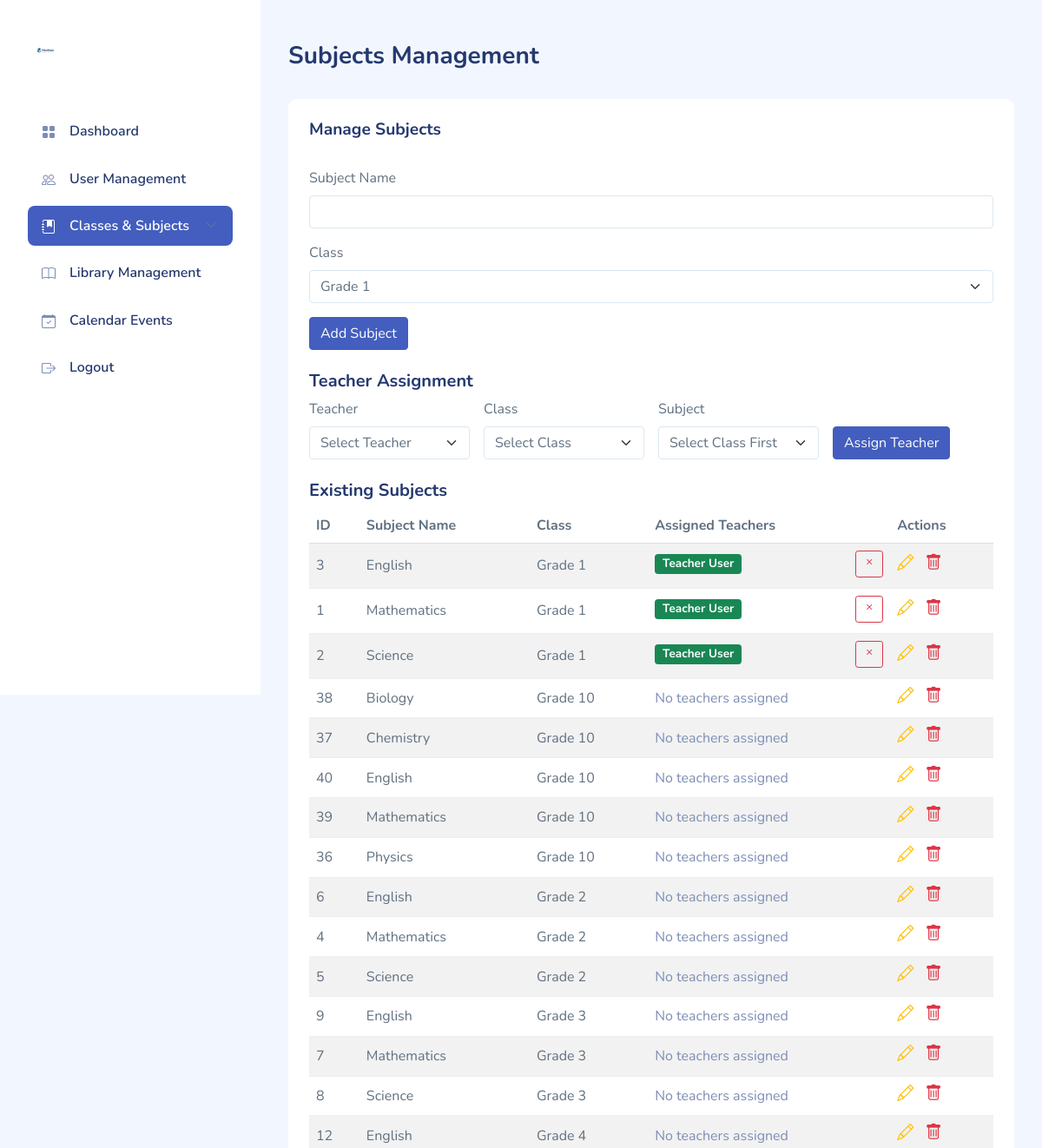
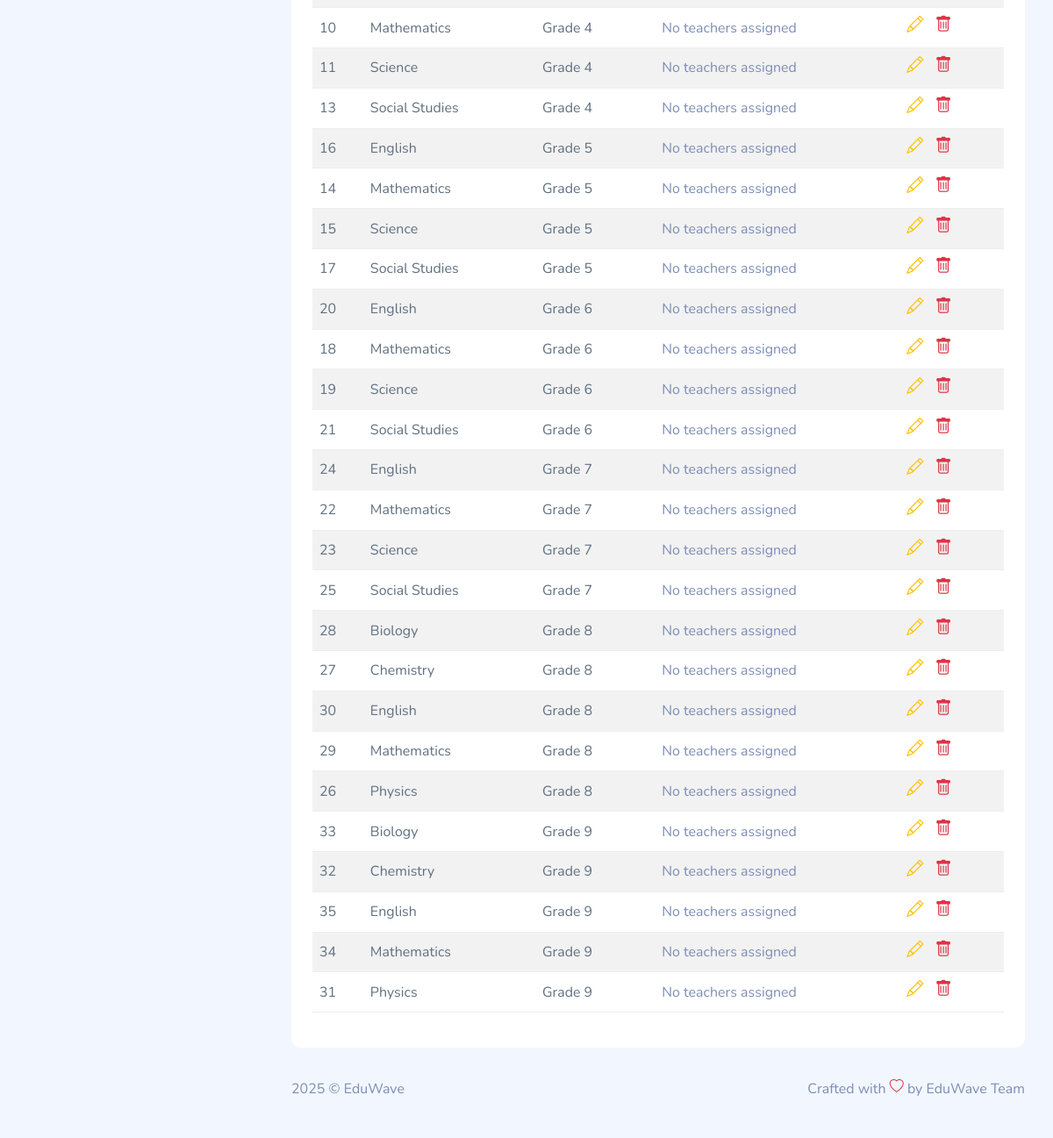
The app's page /admin/subjects.php (signed in) with its own data (2 pictures, top to bottom).
### tables this page shows
CREATE TABLE `subjects` (
  `id` int(11) NOT NULL AUTO_INCREMENT,
  `name` varchar(50) NOT NULL,
  `class_id` int(11) DEFAULT NULL,
  PRIMARY KEY (`id`),
  KEY `class_id` (`class_id`),
  CONSTRAINT `subjects_ibfk_1` FOREIGN KEY (`class_id`) REFERENCES `classes` (`id`) ON DELETE CASCADE
);

CREATE TABLE `classes` (
  `id` int(11) NOT NULL AUTO_INCREMENT,
  `grade_name` varchar(20) NOT NULL,
  `notes` text DEFAULT NULL,
  PRIMARY KEY (`id`)
);

CREATE TABLE `teacher_assignments` (
  `id` int(11) NOT NULL AUTO_INCREMENT,
  `teacher_id` int(11) DEFAULT NULL,
  `class_id` int(11) DEFAULT NULL,
  `subject_id` int(11) DEFAULT NULL,
  PRIMARY KEY (`id`),
  UNIQUE KEY `uniq_teacher_class_subject` (`teacher_id`,`class_id`,`subject_id`),
  KEY `class_id` (`class_id`),
  KEY `subject_id` (`subject_id`),
  CONSTRAINT `teacher_assignments_ibfk_1` FOREIGN KEY (`teacher_id`) REFERENCES `users` (`id`) ON DELETE CASCADE,
  CONSTRAINT `teacher_assignments_ibfk_2` FOREIGN KEY (`class_id`) REFERENCES `classes` (`id`) ON DELETE CASCADE,
  CONSTRAINT `teacher_assignments_ibfk_3` FOREIGN KEY (`subject_id`) REFERENCES `subjects` (`id`) ON DELETE CASCADE
);

CREATE TABLE `users` (
  `id` int(11) NOT NULL AUTO_INCREMENT,
  `name` varchar(100) NOT NULL,
  `email` varchar(100) DEFAULT NULL,
  `password_hash` varchar(255) NOT NULL,
  `remember_token` varchar(255) DEFAULT NULL,
  `role` enum('Admin','Registrar','Teacher','Student','Parent') NOT NULL,
  `color_theme` varchar(20) NOT NULL DEFAULT 'blue',
  `created_at` timestamp NOT NULL DEFAULT current_timestamp(),
  PRIMARY KEY (`id`),
  UNIQUE KEY `email` (`email`),
  KEY `idx_role` (`role`)
);

### admin/subjects.php (the view, shortened to what this page needs)
<?php
require_once __DIR__ . '/../includes/config.php';
?>
<!DOCTYPE html>
<html lang="en">
<head>
    <link rel="stylesheet" href="../dashboardassets/css/bootstrap.css">
    <link rel="stylesheet" href="../dashboardassets/vendors/iconly/bold.css">
    <link rel="stylesheet" href="../dashboardassets/vendors/perfect-scrollbar/perfect-scrollbar.css">
    <link rel="stylesheet" href="../dashboardassets/vendors/bootstrap-icons/bootstrap-icons.css">
    <link rel="stylesheet" href="../dashboardassets/css/app.css">
</head>
<body>
    <div id="app">
        <div id="sidebar" class="active">
            <div class="sidebar-wrapper active">
                <div class="sidebar-header">
                    <div class="d-flex justify-content-between">
                        <div class="logo">
                            <a href="dashboard.php"><img src="../assets/logo.svg" alt="Logo" srcset="" width="40"></a>
                        </div>
                    </div>
                </div>
                <div class="sidebar-menu">
                    <ul class="menu">
                        <li class="sidebar-item">
                            <a href="dashboard.php" class='sidebar-link'>
                                <i class="bi bi-grid-fill"></i>
                                <span>Dashboard</span>
                            </a>
                        </li>
                        <li class="sidebar-item">
                            <a href="users_list.php" class='sidebar-link'>
                                <i class="bi bi-people"></i>
                                <span>User Management</span>
                            </a>
                        </li>
                        <li class="sidebar-item  has-sub active">
                            <a href="#" class='sidebar-link'>
                                <i class="bi bi-journal-bookmark-fill"></i>
                                <span>Classes & Subjects</span>
                            </a>
                        </li>
                        <li class="sidebar-item">
                            <a href="library_add.php" class='sidebar-link'>
                                <i class="bi bi-book"></i>
                                <span>Library Management</span>
                            </a>
                        </li>
                        <li class="sidebar-item">
                            <a href="event_add.php" class='sidebar-link'>
                                <i class="bi bi-calendar-check"></i>
                                <span>Calendar Events</span>
                            </a>
                        </li>
                        <li class="sidebar-item">
                            <a href="../logout.php" class='sidebar-link'>
                                <i class="bi bi-box-arrow-right"></i>
                                <span>Logout</span>
                            </a>
                        </li>
                    </ul>
                </div>
            </div>
        </div>
        <div id="main">
            <div class="page-heading">
                <h3>Subjects Management</h3>
            </div>
            <div class="page-content">
                <section class="row">
                    <div class="col-12">
                        <div class="card">
                            <div class="card-header">
                                <h4>Manage Subjects</h4>
                            </div>
                             <div class="card-body">
                                <form method="POST">
                                    <div class="mb-3">
                                        <label for="subject_name" class="form-label">Subject Name</label>
                                        <input type="text" class="form-control" id="subject_name" name="subject_name" required>
                                    </div>
                                    <div class="mb-3">
                                        <label for="class_id" class="form-label">Class</label>
                                        <select class="form-select" id="class_id" name="class_id" required>
                                            <?php
                                            $classes_stmt = $pdo->query('SELECT * FROM classes');
                                            $classes = $classes_stmt->fetchAll();
                                            foreach ($classes as $class): ?>
                                                <option value="<?= $class['id'] ?>"><?= htmlspecialchars($class['grade_name']) ?></option>
                                            <?php endforeach; ?>
                                        </select>
                                    </div>
                                    <button type="submit" name="add_subject" class="btn btn-primary">Add Subject</button>
                                </form>
                                <h5 class="mt-4">Teacher Assignment</h5>
                                <form method="POST" class="row g-3 mb-4">
                                    <div class="col-md-3">
                                        <label for="teacher_id" class="form-label">Teacher</label>
                                        <select class="form-select" id="teacher_id" name="teacher_id" required>
                                            <option value="">Select Teacher</option>
                                        </select>
                                    </div>
                                    <div class="col-md-3">
                                        <label for="assign_class_id" class="form-label">Class</label>
                                        <select class="form-select" id="assign_class_id" name="class_id" required>
                                            <option value="">Select Class</option>
                                        </select>
                                    </div>
                                    <div class="col-md-3">
                                        <label for="assign_subject_id" class="form-label">Subject</label>
                                        <select class="form-select" id="assign_subject_id" name="subject_id" required>
                                            <option value="">Select Class First</option>
                                        </select>
                                    </div>
                                    <div class="col-md-3">
                                        <label class="form-label">&nbsp;</label>
                                        <div>
                                            <button type="submit" name="assign_teacher" class="btn btn-primary">Assign Teacher</button>
                                        </div>
                                    </div>
                                </form>
                                <h5 class="mt-4">Existing Subjects</h5>
                                <div class="table-responsive">
                                    <table class="table table-striped">
                                        <thead>
                                            <tr>
                                                <th>ID</th>
                                                <th>Subject Name</th>
                                                <th>Class</th>
                                                <th>Assigned Teachers</th>
                                                <th>Actions</th>
                                            </tr>
                                        </thead>
                                        <tbody>
                                            <?php
                                            $subjects_stmt = $pdo->query('SELECT s.id, s.name, s.class_id, c.grade_name, COUNT(ta.id) as assigned_teachers FROM subjects s LEFT JOIN classes c ON s.class_id = c.id LEFT JOIN teacher_assignments ta ON s.id = ta.subject_id GROUP BY s.id ORDER BY c.grade_name, s.name');
                                            $subjects = $subjects_stmt->fetchAll();
                                            foreach ($subjects as $subject):
                                                $assignments_stmt = $pdo->prepare('SELECT ta.id, u.name as teacher_name FROM teacher_assignments ta JOIN users u ON ta.teacher_id = u.id WHERE ta.subject_id = ? AND ta.class_id = ?');
                                                $assignments_stmt->execute([$subject['id'], $subject['class_id']]);
                                                $assignments = $assignments_stmt->fetchAll();
                                            ?>
                                                <tr>
                                                    <td><?= htmlspecialchars($subject['id']) ?></td>
                                                    <td><?= htmlspecialchars($subject['name']) ?></td>
                                                    <td><?= htmlspecialchars($subject['grade_name']) ?></td>
                                                    <td>
                                                        <?php foreach ($assignments as $assignment): ?>
                                                            <div class="d-flex justify-content-between align-items-center mb-1">
                                                                <span class="badge bg-success me-2"><?= htmlspecialchars($assignment['teacher_name']) ?></span>
                                                                <form method="POST" style="display: inline;">
                                                                    <button type="submit" name="remove_assignment" class="btn btn-sm btn-outline-danger" onclick="return confirm('Remove this teacher assignment?')">
                                                                        <i class="bi bi-x"></i>
                                                                    </button>
                                                                </form>
                                                            </div>
                                                        <?php endforeach; ?>
                                                        <?php if (empty($assignments)): ?>
                                                            <span class="text-muted">No teachers assigned</span>
                                                        <?php endif; ?>
                                                    </td>
                                                     <td>
                                                         <a href="javascript:void(0)" onclick="editSubject(<?= htmlspecialchars(json_encode($subject)) ?>)" class="me-2 text-warning" title="Edit" style="text-decoration: none; font-size: 1.2rem;">
                                                             <i class="bi bi-pencil"></i>
                                                         </a>
                                                         <a href="subject_delete.php?id=<?= $subject['id'] ?>" class="text-danger" title="Delete" style="text-decoration: none; font-size: 1.2rem;"
                                                            onclick="return confirm('Are you sure you want to delete this subject? This action cannot be undone.');">
                                                             <i class="bi bi-trash"></i>
                                                         </a>
                                                     </td>
                                                </tr>
                                            <?php endforeach; ?>
                                        </tbody>
                                    </table>
                                </div>
                            </div>
                        </div>
                    </div>
                </section>
            </div>
            <footer>
                <div class="footer clearfix mb-0 text-muted">
                    <div class="float-start">
                        <p>2025 &copy; EduWave</p>
                    </div>
                    <div class="float-end">
                        <p>Crafted with <span class="text-danger"><i class="bi bi-heart"></i></span> by EduWave Team</p>
                    </div>
                </div>
            </footer>
        </div>
    </div>
</body>
</html>

### dashboardassets/css/app.css (style rules this page uses)
.btn i,.btn svg { width:16px;height:16px }
.btn.btn-danger,.btn.btn-info,.btn.btn-primary,.btn.btn-secondary,.btn.btn-success,.btn.btn-warning { color:#fff }
.card { margin-bottom:2.2rem;border:none }
.card .card-header { border:none }
.card .card-header h4 { font-size:1.2rem;font-weight:700 }
.card .card-header~.card-body { padding-top:0 }
.card .card-body { padding:1.5rem }
#sidebar.active .sidebar-wrapper { left:0 }
.sidebar-wrapper { width:300px;height:100vh;position:fixed;top:0;z-index:10;overflow-y:auto;background-color:#fff;bottom:0;transition:left .5s ease-out }
.sidebar-wrapper .sidebar-header { padding:2rem 2rem 1rem;font-size:2rem;font-weight:700 }
.sidebar-wrapper .sidebar-header img { height:1.2rem }
.sidebar-wrapper .menu { margin-top:2rem;padding:0 2rem;font-weight:600 }
.sidebar-wrapper .menu .sidebar-link { display:block;padding:.7rem 1rem;font-size:1rem;display:flex;align-items:center;border-radius:.5rem;transition:all .5s;text-decoration:none;color:#25396f }
.sidebar-wrapper .menu .sidebar-link i,.sidebar-wrapper .menu .sidebar-link svg { color:#7c8db5 }
.sidebar-wrapper .menu .sidebar-link span { margin-left:1rem }
.sidebar-wrapper .menu .sidebar-item { list-style:none;margin-top:.5rem;position:relative }
.sidebar-wrapper .menu .sidebar-item.has-sub .sidebar-link:after { position:absolute;color:#ccc;right:15px;top:12px;display:block }
.sidebar-wrapper .menu .sidebar-item.active .sidebar-link { background-color:#435ebe }
.sidebar-wrapper .menu .sidebar-item.active .sidebar-link span { color:#fff }
.sidebar-wrapper .menu .sidebar-item.active .sidebar-link i,.sidebar-wrapper .menu .sidebar-item.active .sidebar-link svg { fill:#fff;color:#fff }
.dataTable-table td,.dataTable-table thead th,.table td,.table thead th { vertical-align:middle }
.dataTable-table:not(.table-borderless) thead th,.table:not(.table-borderless) thead th { border-bottom:1px solid #dedede!important }
.bi { width:1rem;height:1rem }
#main { margin-left:300px;padding:2rem }
.page-heading { margin:0 0 2rem }
.page-heading h3 { font-weight:700 }
a { text-decoration:none }

### records on screen
subjects: id "3", name "English", class.grade_name "Grade 1"
teacher_assignments: teacher.name "Teacher User"
subjects: id "1", name "Mathematics", class.grade_name "Grade 1"
teacher_assignments: teacher.name "Teacher User"
subjects: id "2", name "Science", class.grade_name "Grade 1"
teacher_assignments: teacher.name "Teacher User"
subjects: id "38", name "Biology", class.grade_name "Grade 10", shows "No teachers assigned"
subjects: id "37", name "Chemistry", class.grade_name "Grade 10", shows "No teachers assigned"
subjects: id "40", name "English", class.grade_name "Grade 10", shows "No teachers assigned"
subjects: id "39", name "Mathematics", class.grade_name "Grade 10", shows "No teachers assigned"
subjects: id "36", name "Physics", class.grade_name "Grade 10", shows "No teachers assigned"
subjects: id "6", name "English", class.grade_name "Grade 2", shows "No teachers assigned"
subjects: id "4", name "Mathematics", class.grade_name "Grade 2", shows "No teachers assigned"
subjects: id "5", name "Science", class.grade_name "Grade 2", shows "No teachers assigned"
subjects: id "9", name "English", class.grade_name "Grade 3", shows "No teachers assigned"
subjects: id "7", name "Mathematics", class.grade_name "Grade 3", shows "No teachers assigned"
subjects: id "8", name "Science", class.grade_name "Grade 3", shows "No teachers assigned"
subjects: id "12", name "English", class.grade_name "Grade 4", shows "No teachers assigned"
subjects: id "10", name "Mathematics", class.grade_name "Grade 4", shows "No teachers assigned"
subjects: id "11", name "Science", class.grade_name "Grade 4", shows "No teachers assigned"
subjects: id "13", name "Social Studies", class.grade_name "Grade 4", shows "No teachers assigned"
subjects: id "16", name "English", class.grade_name "Grade 5", shows "No teachers assigned"
subjects: id "14", name "Mathematics", class.grade_name "Grade 5", shows "No teachers assigned"
subjects: id "15", name "Science", class.grade_name "Grade 5", shows "No teachers assigned"
subjects: id "17", name "Social Studies", class.grade_name "Grade 5", shows "No teachers assigned"
subjects: id "20", name "English", class.grade_name "Grade 6", shows "No teachers assigned"
subjects: id "18", name "Mathematics", class.grade_name "Grade 6", shows "No teachers assigned"
subjects: id "19", name "Science", class.grade_name "Grade 6", shows "No teachers assigned"
subjects: id "21", name "Social Studies", class.grade_name "Grade 6", shows "No teachers assigned"
subjects: id "24", name "English", class.grade_name "Grade 7", shows "No teachers assigned"
subjects: id "22", name "Mathematics", class.grade_name "Grade 7", shows "No teachers assigned"
subjects: id "23", name "Science", class.grade_name "Grade 7", shows "No teachers assigned"
subjects: id "25", name "Social Studies", class.grade_name "Grade 7", shows "No teachers assigned"
subjects: id "28", name "Biology", class.grade_name "Grade 8", shows "No teachers assigned"
subjects: id "27", name "Chemistry", class.grade_name "Grade 8", shows "No teachers assigned"
subjects: id "30", name "English", class.grade_name "Grade 8", shows "No teachers assigned"
subjects: id "29", name "Mathematics", class.grade_name "Grade 8", shows "No teachers assigned"
subjects: id "26", name "Physics", class.grade_name "Grade 8", shows "No teachers assigned"
subjects: id "33", name "Biology", class.grade_name "Grade 9", shows "No teachers assigned"
subjects: id "32", name "Chemistry", class.grade_name "Grade 9", shows "No teachers assigned"
subjects: id "35", name "English", class.grade_name "Grade 9", shows "No teachers assigned"
subjects: id "34", name "Mathematics", class.grade_name "Grade 9", shows "No teachers assigned"
subjects: id "31", name "Physics", class.grade_name "Grade 9", shows "No teachers assigned"

### other values on screen
form field class_id "Grade 1"
